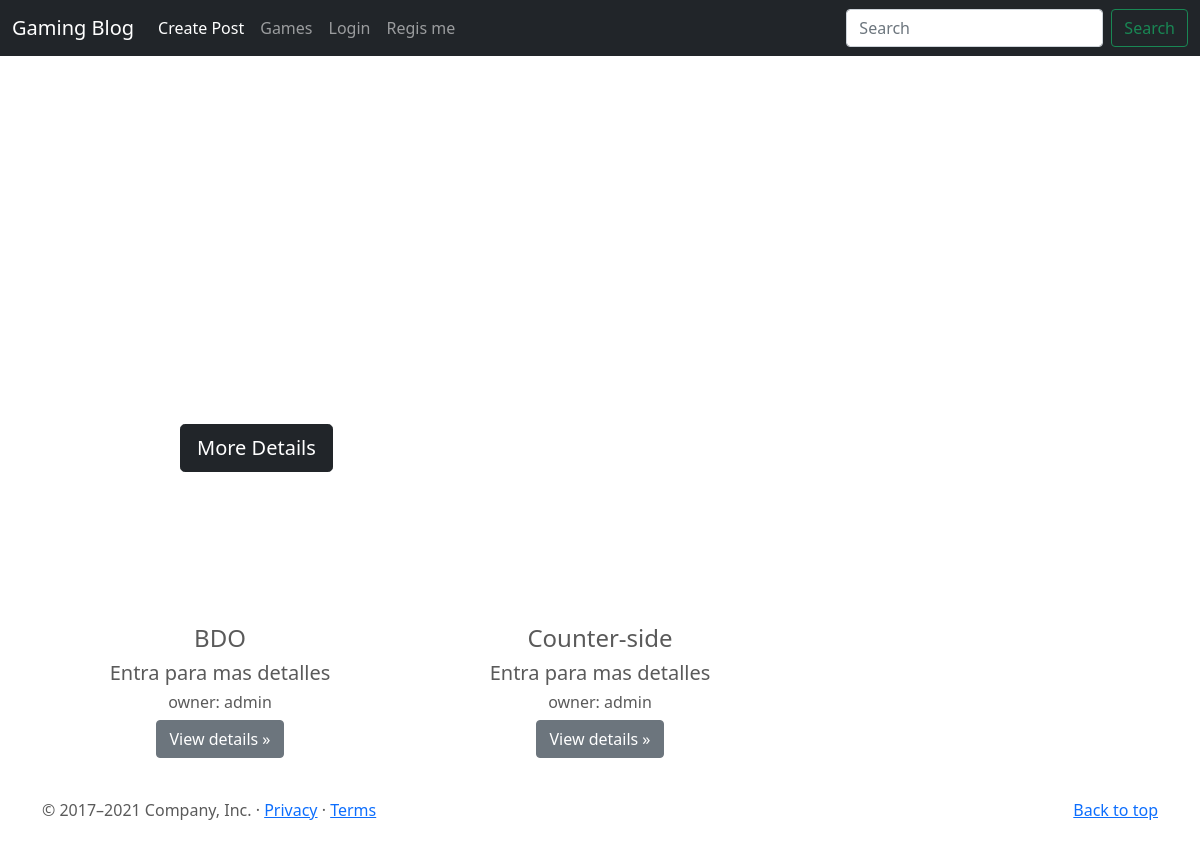
The app's page /, older data.
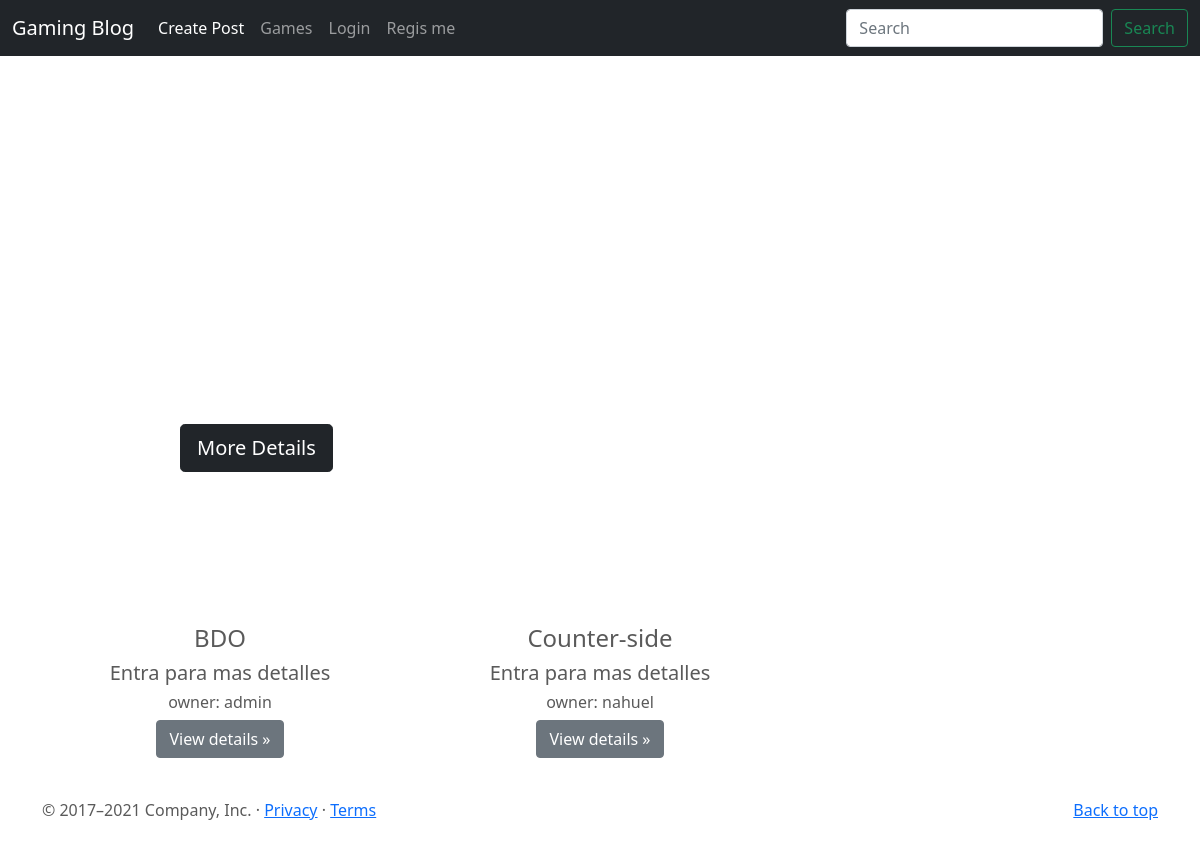
The same page, newer data.
### Games/models.py (models this page shows, shortened)
class Post(models.Model):
    game_name = models.CharField(max_length=30)
    game_type = models.CharField(max_length=80)
    game_description = models.CharField(max_length=120)
    game_note = models.CharField(max_length=15)
    owner = models.ForeignKey(to=User, on_delete=models.CASCADE, related_name="owner")
    images = models.ImageField(upload_to="posts", null=True, blank=True)
    created_time = models.DateTimeField(auto_now_add = True)

### Games/views.py (the view)
# urls.py: path('', index, name='index'),
def index(request):
    context = {
        "posts": Post.objects.all()
    }
    return render(request, "Games/index.html", context)

### Games/templates/Games/index.html (shortened to what this page needs)
{% extends "Games/base.html" %}
{% block main %}
<main>
  <div id="myCarousel" class="carousel slide" data-bs-ride="carousel">
    <div class="carousel-inner">
        {% for post in posts %}
          {% if forloop.first %}
            <div class="carousel-item active">
          {% else %}
            <div class="carousel-item">
          {% endif %}
          <div class="container">
              <div class="carousel-caption text-start">
                <h1>{{post.game_name}}</h1>
                <p>{{post.game_type}}</p>
                <p><a class="btn btn-lg btn-dark" href="{%url 'post-details' post.id %}">More Details</a></p>
              </div>
            </div>
          </div>
        {% endfor %}
    </div>
    <button class="carousel-control-prev" type="button" data-bs-target="#myCarousel" data-bs-slide="prev">
      <span class="carousel-control-prev-icon" aria-hidden="true"></span>
    </button>
    <button class="carousel-control-next" type="button" data-bs-target="#myCarousel" data-bs-slide="next">
      <span class="carousel-control-next-icon" aria-hidden="true"></span>
    </button>
  </div>
  <div class="container marketing">
    <div class="row">
      {%for post in posts %}
        <div class="col-lg-4">
            <h4>{{post.game_name}}</h4>
            <h5>Entra para mas detalles</h5>
            <h6>owner: {{post.owner}}</h6>
          <p><a class="btn btn-secondary" href="{%url 'post-details' post.id %}">View details »</a></p>
        </div>
      {% endfor %}
</main>
{% endblock %}

Row changes from the older to the newer data that the page shows:
changed Post "Counter-side": owner "admin" → "nahuel"
